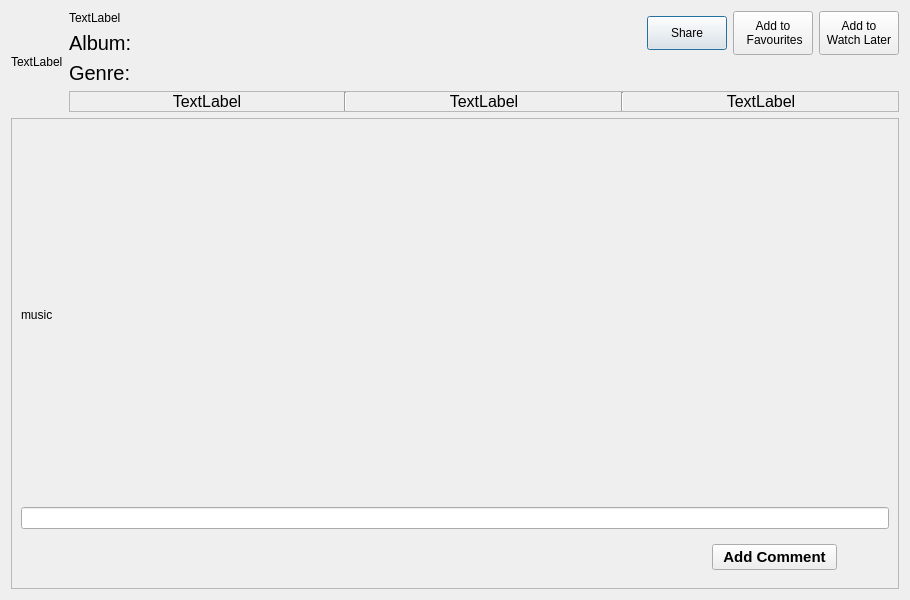
<?xml version="1.0" encoding="UTF-8"?>
<ui version="4.0">
 <class>watch_music</class>
 <widget class="QDialog" name="watch_music">
  <property name="geometry">
   <rect>
    <x>0</x>
    <y>0</y>
    <width>910</width>
    <height>600</height>
   </rect>
  </property>
  <property name="minimumSize">
   <size>
    <width>900</width>
    <height>600</height>
   </size>
  </property>
  <property name="windowTitle">
   <string>Dialog</string>
  </property>
  <layout class="QVBoxLayout" name="verticalLayout_2">
   <item>
    <layout class="QVBoxLayout" name="verticalLayout">
     <item>
      <layout class="QHBoxLayout" name="horizontalLayout">
       <item>
        <widget class="QLabel" name="image">
         <property name="sizePolicy">
          <sizepolicy hsizetype="Maximum" vsizetype="Preferred">
           <horstretch>0</horstretch>
           <verstretch>0</verstretch>
          </sizepolicy>
         </property>
         <property name="text">
          <string>TextLabel</string>
         </property>
        </widget>
       </item>
       <item>
        <layout class="QVBoxLayout" name="verticalLayout_3">
         <item>
          <layout class="QHBoxLayout" name="horizontalLayout_3">
           <item>
            <layout class="QVBoxLayout" name="verticalLayout_4">
             <item>
              <widget class="QLabel" name="title">
               <property name="text">
                <string>TextLabel</string>
               </property>
               <property name="textInteractionFlags">
                <set>Qt::LinksAccessibleByMouse|Qt::TextSelectableByMouse</set>
               </property>
              </widget>
             </item>
             <item>
              <widget class="QLabel" name="album">
               <property name="font">
                <font>
                 <pointsize>15</pointsize>
                </font>
               </property>
               <property name="text">
                <string>Album:</string>
               </property>
               <property name="textInteractionFlags">
                <set>Qt::LinksAccessibleByMouse|Qt::TextSelectableByMouse</set>
               </property>
              </widget>
             </item>
            </layout>
           </item>
           <item>
            <widget class="QPushButton" name="pushButton">
             <property name="sizePolicy">
              <sizepolicy hsizetype="Maximum" vsizetype="Maximum">
               <horstretch>0</horstretch>
               <verstretch>0</verstretch>
              </sizepolicy>
             </property>
             <property name="minimumSize">
              <size>
               <width>75</width>
               <height>34</height>
              </size>
             </property>
             <property name="text">
              <string>Share</string>
             </property>
            </widget>
           </item>
           <item>
            <widget class="QPushButton" name="addFav">
             <property name="sizePolicy">
              <sizepolicy hsizetype="Maximum" vsizetype="Minimum">
               <horstretch>0</horstretch>
               <verstretch>0</verstretch>
              </sizepolicy>
             </property>
             <property name="text">
              <string>Add to
 Favourites</string>
             </property>
             <property name="autoDefault">
              <bool>false</bool>
             </property>
            </widget>
           </item>
           <item>
            <widget class="QPushButton" name="addWL">
             <property name="sizePolicy">
              <sizepolicy hsizetype="Maximum" vsizetype="Minimum">
               <horstretch>0</horstretch>
               <verstretch>0</verstretch>
              </sizepolicy>
             </property>
             <property name="text">
              <string>Add to
Watch Later</string>
             </property>
            </widget>
           </item>
          </layout>
         </item>
         <item>
          <widget class="QLabel" name="genre">
           <property name="font">
            <font>
             <pointsize>15</pointsize>
            </font>
           </property>
           <property name="text">
            <string>Genre:</string>
           </property>
           <property name="textInteractionFlags">
            <set>Qt::LinksAccessibleByMouse|Qt::TextSelectableByMouse</set>
           </property>
          </widget>
         </item>
         <item>
          <widget class="QFrame" name="frame">
           <property name="sizePolicy">
            <sizepolicy hsizetype="Preferred" vsizetype="Maximum">
             <horstretch>0</horstretch>
             <verstretch>0</verstretch>
            </sizepolicy>
           </property>
           <property name="frameShape">
            <enum>QFrame::StyledPanel</enum>
           </property>
           <property name="frameShadow">
            <enum>QFrame::Raised</enum>
           </property>
           <layout class="QHBoxLayout" name="horizontalLayout_4">
            <property name="spacing">
             <number>0</number>
            </property>
            <property name="leftMargin">
             <number>0</number>
            </property>
            <property name="topMargin">
             <number>0</number>
            </property>
            <property name="rightMargin">
             <number>0</number>
            </property>
            <property name="bottomMargin">
             <number>0</number>
            </property>
            <item>
             <layout class="QHBoxLayout" name="horizontalLayout_2">
              <property name="spacing">
               <number>0</number>
              </property>
              <item>
               <widget class="QLabel" name="Year">
                <property name="font">
                 <font>
                  <pointsize>12</pointsize>
                 </font>
                </property>
                <property name="frameShape">
                 <enum>QFrame::NoFrame</enum>
                </property>
                <property name="text">
                 <string>TextLabel</string>
                </property>
                <property name="alignment">
                 <set>Qt::AlignCenter</set>
                </property>
                <property name="textInteractionFlags">
                 <set>Qt::LinksAccessibleByMouse|Qt::TextSelectableByMouse</set>
                </property>
               </widget>
              </item>
              <item>
               <widget class="Line" name="line">
                <property name="orientation">
                 <enum>Qt::Vertical</enum>
                </property>
               </widget>
              </item>
              <item>
               <widget class="QLabel" name="time_label">
                <property name="font">
                 <font>
                  <pointsize>12</pointsize>
                 </font>
                </property>
                <property name="text">
                 <string>TextLabel</string>
                </property>
                <property name="alignment">
                 <set>Qt::AlignCenter</set>
                </property>
               </widget>
              </item>
              <item>
               <widget class="Line" name="line_2">
                <property name="orientation">
                 <enum>Qt::Vertical</enum>
                </property>
               </widget>
              </item>
              <item>
               <widget class="QLabel" name="rating">
                <property name="font">
                 <font>
                  <pointsize>12</pointsize>
                 </font>
                </property>
                <property name="frameShape">
                 <enum>QFrame::NoFrame</enum>
                </property>
                <property name="text">
                 <string>TextLabel</string>
                </property>
                <property name="alignment">
                 <set>Qt::AlignCenter</set>
                </property>
                <property name="textInteractionFlags">
                 <set>Qt::LinksAccessibleByMouse|Qt::TextSelectableByMouse</set>
                </property>
               </widget>
              </item>
             </layout>
            </item>
           </layout>
          </widget>
         </item>
        </layout>
       </item>
      </layout>
     </item>
     <item>
      <widget class="QScrollArea" name="scrollArea">
       <property name="widgetResizable">
        <bool>true</bool>
       </property>
       <widget class="QWidget" name="scrollAreaWidgetContents">
        <property name="geometry">
         <rect>
          <x>0</x>
          <y>0</y>
          <width>888</width>
          <height>458</height>
         </rect>
        </property>
        <layout class="QVBoxLayout" name="verticalLayout_5">
         <item>
          <layout class="QVBoxLayout" name="verticalLayout_6">
           <item>
            <widget class="QLabel" name="label">
             <property name="minimumSize">
              <size>
               <width>500</width>
               <height>300</height>
              </size>
             </property>
             <property name="text">
              <string>music</string>
             </property>
            </widget>
           </item>
           <item>
            <widget class="QLineEdit" name="lineEdit"/>
           </item>
           <item>
            <widget class="QWidget" name="widget" native="true">
             <property name="sizePolicy">
              <sizepolicy hsizetype="Maximum" vsizetype="Maximum">
               <horstretch>0</horstretch>
               <verstretch>0</verstretch>
              </sizepolicy>
             </property>
             <layout class="QHBoxLayout" name="horizontalLayout_5">
              <item>
               <widget class="QWidget" name="widget_2" native="true">
                <property name="sizePolicy">
                 <sizepolicy hsizetype="Maximum" vsizetype="Maximum">
                  <horstretch>0</horstretch>
                  <verstretch>0</verstretch>
                 </sizepolicy>
                </property>
                <property name="minimumSize">
                 <size>
                  <width>676</width>
                  <height>0</height>
                 </size>
                </property>
               </widget>
              </item>
              <item>
               <widget class="QPushButton" name="pushButton_2">
                <property name="sizePolicy">
                 <sizepolicy hsizetype="Maximum" vsizetype="Maximum">
                  <horstretch>0</horstretch>
                  <verstretch>0</verstretch>
                 </sizepolicy>
                </property>
                <property name="minimumSize">
                 <size>
                  <width>125</width>
                  <height>0</height>
                 </size>
                </property>
                <property name="font">
                 <font>
                  <pointsize>11</pointsize>
                  <weight>75</weight>
                  <bold>true</bold>
                 </font>
                </property>
                <property name="text">
                 <string>Add Comment</string>
                </property>
               </widget>
              </item>
             </layout>
            </widget>
           </item>
          </layout>
         </item>
        </layout>
       </widget>
      </widget>
     </item>
    </layout>
   </item>
  </layout>
 </widget>
 <resources/>
 <connections/>
</ui>
